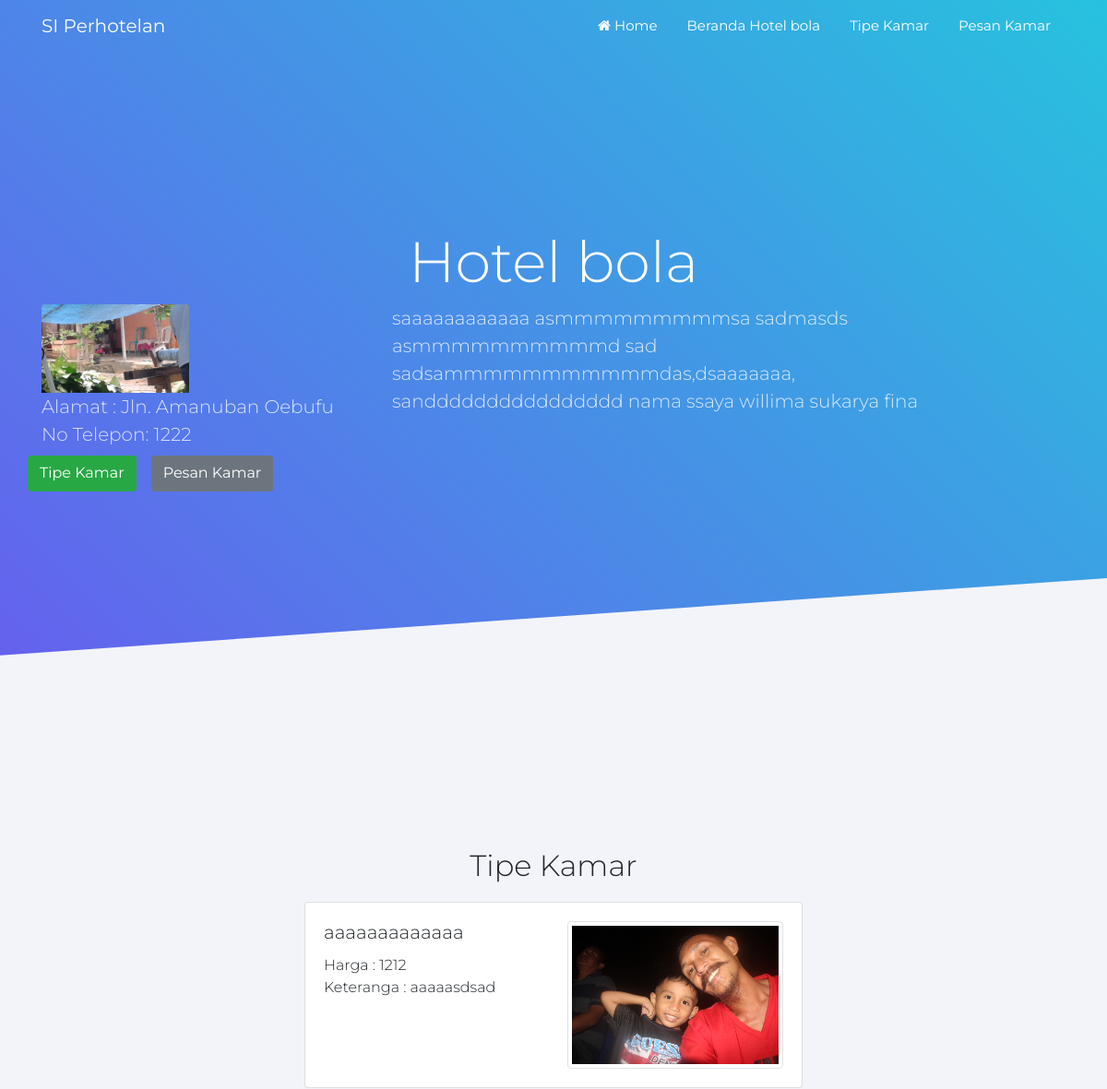
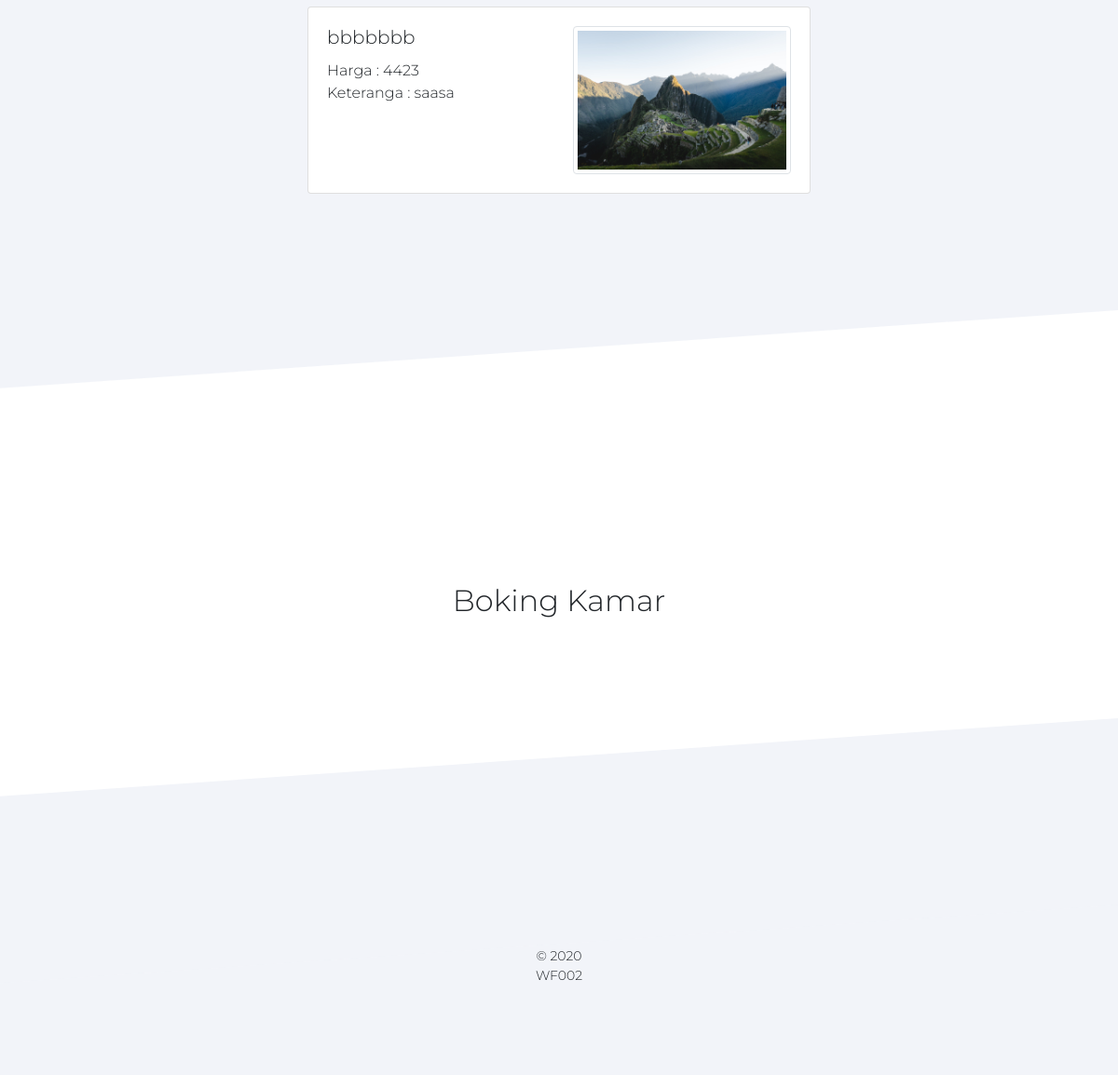
The app's page /user/hotel/index/2 with its own data (2 pictures, top to bottom).
### tables this page shows
CREATE TABLE `hotel` (
  `id_hotel` int(11) NOT NULL,
  `nama_hotel` varchar(50) NOT NULL,
  `latitude` varchar(50) NOT NULL,
  `longitude` varchar(50) NOT NULL,
  `no_telepon` varchar(15) NOT NULL,
  `username_hotel` varchar(50) NOT NULL,
  `password_hotel` varchar(50) NOT NULL,
  `alamat` text NOT NULL,
  `jumlah_kamar` int(11) NOT NULL,
  `foto` varchar(50) NOT NULL,
  `tentang` text NOT NULL
);

CREATE TABLE `tipe_kamar` (
  `id_tipe_kamar` int(11) NOT NULL,
  `tipe_kamar` varchar(50) NOT NULL,
  `harga_kamar` int(11) NOT NULL,
  `keterangan` text NOT NULL,
  `foto_kamar` varchar(50) NOT NULL,
  `id_hotel` int(11) NOT NULL
);

### application/controllers/user/Hotel.php (called while the page is built, shortened)
<?php
class Hotel extends CI_Controller
{
    public function __construct()
    {
        $this->load->library('googlemaps');
        $this->load->model('Hotel_model');
    }
    public function index($id_hotel)
    {
        $data['map'] = $this->googlemaps->create_map();
        $data['judul'] = 'Hotel';
        $data['hotel'] = $this->Hotel_model->cek_hotel($id_hotel);
        $data['content'] = 'user/hotel/index';
        $this->load->view('user/hotel/index2', $data);
    }
}

### index.php (called while the page is built, shortened)
<?php
require_once BASEPATH.'core/CodeIgniter.php';

### application/models/Hotel_model.php (called while the page is built, shortened)
<?php
class Hotel_model extends CI_Model
{
    public function cek_hotel($id_hotel)
    {
        return $this->db->get_where('hotel', ['id_hotel' => $id_hotel])->row_array();
    }
}

### application/views/user/hotel/index2.php (the view, shortened to what this page needs)
<!DOCTYPE html>
<html lang="en">
<head>
    <link rel="stylesheet" href="<?php echo base_url() ?>templates_user2/css/bootstrap/bootstrap.css">
    <link rel="stylesheet" href="<?php echo base_url() ?>templates_user2/fonts/ionicons/css/ionicons.min.css">
    <link rel="stylesheet" href="<?php echo base_url() ?>templates_user2/fonts/law-icons/font/flaticon.css">
    <link rel="stylesheet" href="<?php echo base_url() ?>templates_user2/fonts/fontawesome/css/font-awesome.min.css">
    <link rel="stylesheet" href="<?php echo base_url() ?>templates_user2/css/slick.css">
    <link rel="stylesheet" href="<?php echo base_url() ?>templates_user2/css/slick-theme.css">
    <link rel="stylesheet" href="<?php echo base_url() ?>templates_user2/css/helpers.css">
    <link rel="stylesheet" href="<?php echo base_url() ?>templates_user2/css/style.css">
    <link rel="stylesheet" href="<?php echo base_url() ?>templates_user2/css/landing-2.css">
</head>
<body data-spy="scroll" data-target="#pb-navbar" data-offset="200">
    <nav class="navbar navbar-expand-lg navbar-dark pb_navbar pb_scrolled-light" id="pb-navbar">
        <div class="container">
            <a class="navbar-brand" href="<?php echo base_url('user/home') ?>">SI Perhotelan</a>
            <div class="collapse navbar-collapse" id="probootstrap-navbar">
                <ul class="navbar-nav ml-auto">
                    <li class="nav-item"><a class="nav-link" href="<?php echo base_url('user/home') ?>"><i class="fa fa-home"></i> Home</a></li>
                    <li class="nav-item"><a class="nav-link" href="#section-beranda">Beranda <?php echo $hotel['nama_hotel'] ?></a></li>
                    <li class="nav-item"><a class="nav-link" href="#section-tipe_kamar">Tipe Kamar</a></li>
                    <li class="nav-item"><a class="nav-link" href="#section-pesan_kamar">Pesan Kamar</a></li>
                </ul>
            </div>
        </div>
    </nav>
    <section class="pb_cover_v3 overflow-hidden cover-bg-indigo cover-bg-opacity text-left pb_gradient_v1 pb_slant-light" id="section-beranda">
        <div class="container">
            <div class="row align-items-center justify-content-center">
                <div class="col-md-12">
                    <h2 class="heading mb-2 text-center"><?php echo $hotel['nama_hotel'] ?></h2>
                    <div class="row">
                        <div class="col-md-4">
                            <div class="sub-heading">
                                <p class="mb-2">
                                    <img src="<?php echo base_url('template/images/' . $hotel['foto']) ?>" class="card-img-top" style="height:6rem; width:10rem;">
                                    <br>
                                    Alamat : <?php echo $hotel['alamat'] ?><br>
                                    No Telepon: <?php echo $hotel['no_telepon'] ?>
                                </p>
                                   <div class="row mt-2">
                                    <a class="btn btn-success smoothscroll mr-2" href="#section-tipe_kamar">Tipe Kamar</a>
                                    <a class="btn btn-secondary smoothscroll ml-2" href="#section-pesan_kamar">Pesan Kamar</a>
                             </div>
                    </div>
                        </div>
                        <div class="col-md-8">
                            <div class="sub-heading">
                                <p class="mb-2">
                                    <?php
                                        echo $hotel['tentang'];
                                     ?>
                                </p>
                             </div>
                        </div>
                    </div>
                </div>
            </div>
        </div>
    </section>
    <section class="pb_section bg-light pb_slant-white pb_pb-250" id="section-tipe_kamar">
        <div class="container">
            <div class="row justify-content-center mb-1">
                <div class="col-md-6 text-center mb-2">
                    <h2>Tipe Kamar</h2>
                </div>
            </div>
            <?php
            $id_hotel = $hotel['id_hotel'];
            $tipe_kamar = $this->db->get_where('tipe_kamar', ['id_hotel' => $id_hotel])->result_array();
            ?>
            <?php foreach ($tipe_kamar as $tk) : ?>
                <div class="row mb-2">
                    <div class="col-md-3"></div>
                    <div class="col-md-6">
                        <div class="card">
                            <div class="card-body">
                                <div class="row">
                                    <div class="col-md-6">
                                        <h5 class="card-title"><?php echo $tk['tipe_kamar'] ?></h5>
                                        <p class="card-text">
                                            Harga : <?php echo $tk['harga_kamar'] ?> <br>
                                            Keteranga : <?php echo $tk['keterangan'] ?>
                                        </p>
                                    </div>
                                    <div class="col-md-6">
                                        <img src="<?php echo base_url('template/images/' . $tk['foto_kamar']) ?>" class="img-thumbnail">
                                    </div>
                                </div>
                            </div>
                        </div>
                    </div>
                    <div class="col-md-3"></div>
                </div>
            <?php endforeach ?>
        </div>
    </section>
    <section class="pb_section pb_slant-light pb_pb-220" id="section-pesan_kamar">
        <div class="container">
            <div class="row justify-content-center mb-1">
                <div class="col-md-6 text-center mb-2">
                    <h2>Boking Kamar</h2>
                </div>
            </div>
        </div>
    </section>
    <footer class="pb_footer bg-light" role="contentinfo">
        <div class="container">
            <div class="row">
                <div class="col text-center mt-2">
                    <br>
                    <p class="pb_font-14">&copy; 2020 <br>WF002</p>
                </div>
            </div>
        </div>
    </footer>
</body>
</html>

### templates_user2/css/style.css (style rules this page uses)
.pb_cover, .pb_cover_v1, .pb_cover_v2, .pb_cover_v3, .pb_cover_v4 { position: relative; height: 95vh; }
.pb_cover > .container, .pb_cover_v1 > .container, .pb_cover_v2 > .container, .pb_cover_v3 > .container, .pb_cover_v4 > .container { position: relative; }
.pb_cover > .container > .row, .pb_cover_v1 > .container > .row, .pb_cover_v2 > .container > .row, .pb_cover_v3 > .container > .row, .pb_cover_v4 > .container > .row { height: 95vh; }
.pb_cover .heading, .pb_cover_v1 .heading, .pb_cover_v2 .heading, .pb_cover_v3 .heading, .pb_cover_v4 .heading { font-size: 62px; color: white; font-weight: 300; margin-top: 20px; margin-bottom: 0px; }
.pb_cover .sub-heading, .pb_cover_v1 .sub-heading, .pb_cover_v2 .sub-heading, .pb_cover_v3 .sub-heading, .pb_cover_v4 .sub-heading { font-size: 20px; color: rgba(255, 255, 255, 0.8); max-width: 600px; float: left; }
.pb_cover.text-left .sub-heading, .pb_cover_v1.text-left .sub-heading, .pb_cover_v2.text-left .sub-heading, .pb_cover_v3.text-left .sub-heading, .pb_cover_v4.text-left .sub-heading { float: left; }
.cover-bg-black, .cover-bg-white, .cover-bg-blue, .cover-bg-indigo, .cover-bg-purple, .cover-bg-pink, .cover-bg-red, .cover-bg-orange, .cover-bg-yellow, .cover-bg-green, .cover-bg-cyan { position: relative; }
.cover-bg-black:before, .cover-bg-white:before, .cover-bg-blue:before, .cover-bg-indigo:before, .cover-bg-purple:before, .cover-bg-pink:before, .cover-bg-red:before, .cover-bg-orange:before, .cover-bg-yellow:before, .cover-bg-green:before, .cover-bg-cyan:before { position: absolute; top: 0; left: 0; right: 0; bottom: 0; content: ""; }
.cover-bg-opacity:before { opacity: 1; }
.cover-bg-indigo:before { background: #4e3188; }
.pb_gradient_v1:before { background: #665fee; background: -moz-linear-gradient(45deg, #665fee 0%, #27c2de 100%); background: -webkit-linear-gradient(45deg, #665fee 0%, #27c2de 100%); background: -o-linear-gradient(45deg, #665fee 0%, #27c2de 100%); background: linear-gradient(45deg, #665fee 0%, #27c2de 100%); filter: progid:DXImageTransform.Microsoft.gradient( startColorstr='#665fee', endColorstr='#27c2de',GradientType=1 ); content: ""; position: absolute; top: 0; bottom: 0; left: 0; right: 0; }
html { overflow-x: hidden; font-size: 1em; }
body { font-family: "Montserrat", Arial, sans-serif; }
input, textarea, p { font-weight: 300; }
h1, h2, h3, h4, h5, h6 { font-weight: 300 !important; }
a { -webkit-transition: .3s all ease; -o-transition: .3s all ease; transition: .3s all ease; }
.bg_image, .pb_sm_py_cover, .pb_md_py_cover, .pb_lg_py_cover, .pb_xl_py_cover, .pb_cover, .pb_cover_v1, .pb_cover_v2, .pb_cover_v3, .pb_cover_v4, .pb_slide_v2 .slide_content > .pb_content-media { background-size: cover; background-position: center center; background-repeat: no-repeat; }
.pb_navbar { position: absolute; top: 0; left: 0; z-index: 100; width: 100%; font-family: "Montserrat", Arial, sans-serif; }
.pb_navbar > .container { position: relative; }
.pb_navbar ul > li > a { color: white !important; }
.pb_navbar ul > li > a.active { color: white !important; }
.pb_navbar .nav-link { font-size: 15px; padding-left: 1rem !important; padding-right: 1rem !important; }
.pb_section { padding: 9em 0; position: relative; display: block; }
.pb_footer { padding: 5em 0; }
.overflow-hidden { overflow: hidden; }

### templates_user2/css/landing-2.css (style rules this page uses)
body { overflow-x: hidden; }
.bg-light { background-color: #f2f4f9 !important; }
.pb_slant-light, .pb_slant-white { position: relative; }
.pb_slant-light:after, .pb_slant-white:after { content: ""; position: absolute; bottom: -100px; left: -50px; height: 200px; width: 130%; background-color: #f2f4f9; -webkit-transform: rotate(-4deg); -ms-transform: rotate(-4deg); transform: rotate(-4deg); z-index: 10; }
.pb_slant-white:after { background-color: #fff; }
.pb_section { padding: 10em 0; }
.pb_cover_v3 a, .pb_xl_py_cover a { color: rgba(255, 255, 255, 0.5); border-bottom: 2px solid transparent; }
.pb_cover_v3 .btn, .pb_xl_py_cover .btn { color: white; }

### records on screen
hotel: nama_hotel "Hotel bola", foto (picture), alamat "Jln. Amanuban Oebufu", no_telepon "1222", tentang "saaaaaaaaaaaa asmmmmmmmmmsa sadmasds asmmmmmmmmmmd sad sadsammmmmmmmmmmdas,dsaaaaaaa, sandddddddddddddddd nama ssaya willima sukarya fina"
tipe_kamar: tipe_kamar "aaaaaaaaaaaaa", harga_kamar "1212", keterangan "aaaaasdsad", foto_kamar (picture)
tipe_kamar: tipe_kamar "bbbbbbb", harga_kamar "4423", keterangan "saasa", foto_kamar (picture)
